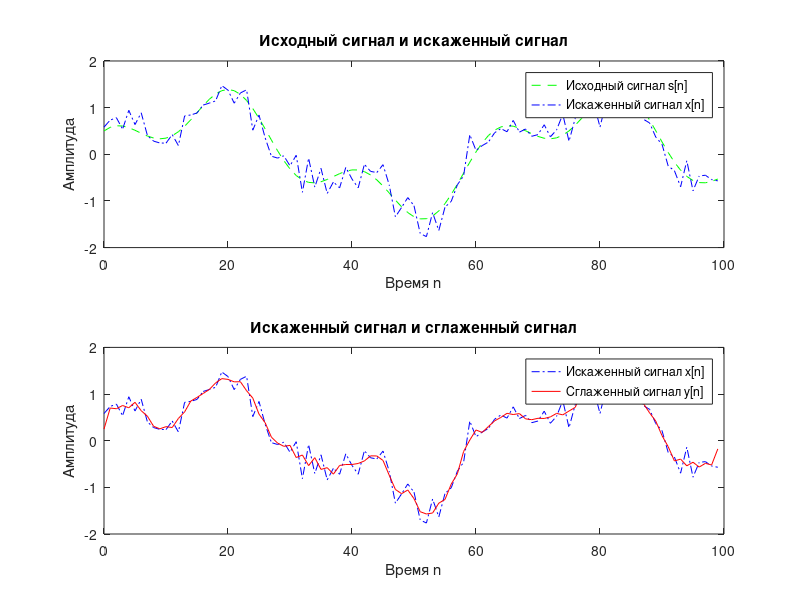

Recreate this plot in MATLAB.
% Простой метод усреднения

% Параметры сигнала
R = 100; % Длина сигнала
m = 0:R-1;

% Генерация сигнала s[n]
s = sin(0.1 * m) + 0.5 * cos(0.3 * m);

% Генерация случайного шума d[n]
d = 0.2 * randn(1, R);

% Искаженный сигнал x[n]
x = s + d;

% Алгоритм усреднения
y = (circshift(x, [0, -1]) + x + circshift(x, [0, 1])) / 3;

% Отображение результатов
subplot(2,1,1);
plot(m, s, 'g--', m, x, 'b-.');
xlabel('Время n'); ylabel('Амплитуда');
legend('Исходный сигнал s[n]', 'Искаженный сигнал x[n]');
title('Исходный сигнал и искаженный сигнал');

subplot(2,1,2);
plot(m, x, 'b-.', m, y, 'r-');
xlabel('Время n'); ylabel('Амплитуда');
legend('Искаженный сигнал x[n]', 'Сглаженный сигнал y[n]');
title('Искаженный сигнал и сглаженный сигнал');
